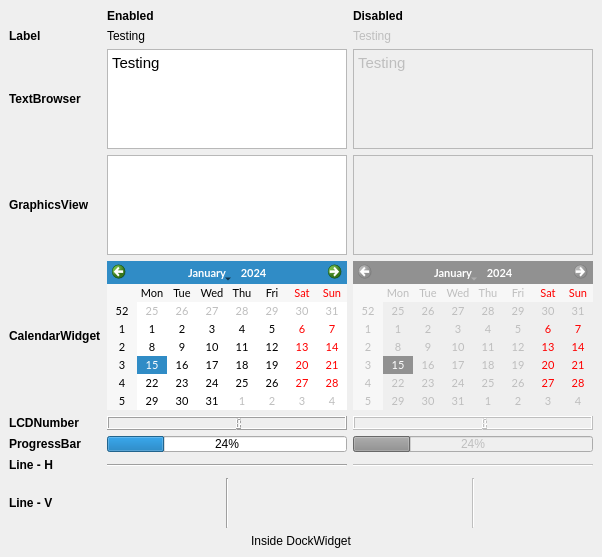
<?xml version="1.0" encoding="UTF-8"?>
<ui version="4.0">
 <class>DockWidget</class>
 <widget class="QDockWidget" name="DockWidget">
  <property name="geometry">
   <rect>
    <x>0</x>
    <y>0</y>
    <width>592</width>
    <height>557</height>
   </rect>
  </property>
  <property name="windowTitle">
   <string>Displays</string>
  </property>
  <widget class="QWidget" name="dockWidgetContents">
   <layout class="QGridLayout" name="gridLayout">
    <item row="2" column="1">
     <widget class="QTextBrowser" name="textBrowser">
      <property name="sizePolicy">
       <sizepolicy hsizetype="Preferred" vsizetype="Preferred">
        <horstretch>0</horstretch>
        <verstretch>0</verstretch>
       </sizepolicy>
      </property>
      <property name="minimumSize">
       <size>
        <width>0</width>
        <height>0</height>
       </size>
      </property>
      <property name="maximumSize">
       <size>
        <width>16777215</width>
        <height>16777215</height>
       </size>
      </property>
      <property name="toolTip">
       <string>This is a tool tip</string>
      </property>
      <property name="statusTip">
       <string>This is a status tip</string>
      </property>
      <property name="whatsThis">
       <string>This is &quot;what is this&quot;</string>
      </property>
      <property name="html">
       <string>&lt;!DOCTYPE HTML PUBLIC &quot;-//W3C//DTD HTML 4.0//EN&quot; &quot;http://www.w3.org/TR/REC-html40/strict.dtd&quot;&gt;
&lt;html&gt;&lt;head&gt;&lt;meta name=&quot;qrichtext&quot; content=&quot;1&quot; /&gt;&lt;style type=&quot;text/css&quot;&gt;
p, li { white-space: pre-wrap; }
&lt;/style&gt;&lt;/head&gt;&lt;body style=&quot; font-family:'Ubuntu'; font-size:11pt; font-weight:400; font-style:normal;&quot;&gt;
&lt;p style=&quot; margin-top:0px; margin-bottom:0px; margin-left:0px; margin-right:0px; -qt-block-indent:0; text-indent:0px;&quot;&gt;&lt;span style=&quot; font-family:'Cantarell';&quot;&gt;Testing&lt;/span&gt;&lt;/p&gt;
&lt;p style=&quot;-qt-paragraph-type:empty; margin-top:0px; margin-bottom:0px; margin-left:0px; margin-right:0px; -qt-block-indent:0; text-indent:0px; font-family:'Cantarell';&quot;&gt;&lt;br /&gt;&lt;/p&gt;&lt;/body&gt;&lt;/html&gt;</string>
      </property>
     </widget>
    </item>
    <item row="0" column="1">
     <widget class="QLabel" name="label_77">
      <property name="sizePolicy">
       <sizepolicy hsizetype="Preferred" vsizetype="Preferred">
        <horstretch>0</horstretch>
        <verstretch>0</verstretch>
       </sizepolicy>
      </property>
      <property name="font">
       <font>
        <weight>75</weight>
        <bold>true</bold>
       </font>
      </property>
      <property name="text">
       <string>Enabled</string>
      </property>
     </widget>
    </item>
    <item row="0" column="2">
     <widget class="QLabel" name="label_78">
      <property name="sizePolicy">
       <sizepolicy hsizetype="Preferred" vsizetype="Preferred">
        <horstretch>0</horstretch>
        <verstretch>0</verstretch>
       </sizepolicy>
      </property>
      <property name="font">
       <font>
        <weight>75</weight>
        <bold>true</bold>
       </font>
      </property>
      <property name="text">
       <string>Disabled</string>
      </property>
     </widget>
    </item>
    <item row="1" column="0">
     <widget class="QLabel" name="label_3">
      <property name="sizePolicy">
       <sizepolicy hsizetype="Preferred" vsizetype="Preferred">
        <horstretch>0</horstretch>
        <verstretch>0</verstretch>
       </sizepolicy>
      </property>
      <property name="minimumSize">
       <size>
        <width>0</width>
        <height>0</height>
       </size>
      </property>
      <property name="maximumSize">
       <size>
        <width>16777215</width>
        <height>16777215</height>
       </size>
      </property>
      <property name="font">
       <font>
        <weight>75</weight>
        <bold>true</bold>
       </font>
      </property>
      <property name="toolTip">
       <string>This is a tool tip</string>
      </property>
      <property name="statusTip">
       <string>This is a status tip</string>
      </property>
      <property name="whatsThis">
       <string>This is &quot;what is this&quot;</string>
      </property>
      <property name="text">
       <string>Label</string>
      </property>
     </widget>
    </item>
    <item row="1" column="2">
     <widget class="QLabel" name="label_79">
      <property name="enabled">
       <bool>false</bool>
      </property>
      <property name="sizePolicy">
       <sizepolicy hsizetype="Preferred" vsizetype="Preferred">
        <horstretch>0</horstretch>
        <verstretch>0</verstretch>
       </sizepolicy>
      </property>
      <property name="text">
       <string>Testing</string>
      </property>
     </widget>
    </item>
    <item row="2" column="0">
     <widget class="QLabel" name="label_4">
      <property name="sizePolicy">
       <sizepolicy hsizetype="Preferred" vsizetype="Preferred">
        <horstretch>0</horstretch>
        <verstretch>0</verstretch>
       </sizepolicy>
      </property>
      <property name="minimumSize">
       <size>
        <width>0</width>
        <height>0</height>
       </size>
      </property>
      <property name="maximumSize">
       <size>
        <width>16777215</width>
        <height>16777215</height>
       </size>
      </property>
      <property name="font">
       <font>
        <weight>75</weight>
        <bold>true</bold>
       </font>
      </property>
      <property name="toolTip">
       <string>This is a tool tip</string>
      </property>
      <property name="statusTip">
       <string>This is a status tip</string>
      </property>
      <property name="whatsThis">
       <string>This is &quot;what is this&quot;</string>
      </property>
      <property name="text">
       <string>TextBrowser</string>
      </property>
     </widget>
    </item>
    <item row="2" column="2">
     <widget class="QTextBrowser" name="textBrowserDis">
      <property name="enabled">
       <bool>false</bool>
      </property>
      <property name="sizePolicy">
       <sizepolicy hsizetype="Preferred" vsizetype="Preferred">
        <horstretch>0</horstretch>
        <verstretch>0</verstretch>
       </sizepolicy>
      </property>
      <property name="html">
       <string>&lt;!DOCTYPE HTML PUBLIC &quot;-//W3C//DTD HTML 4.0//EN&quot; &quot;http://www.w3.org/TR/REC-html40/strict.dtd&quot;&gt;
&lt;html&gt;&lt;head&gt;&lt;meta name=&quot;qrichtext&quot; content=&quot;1&quot; /&gt;&lt;style type=&quot;text/css&quot;&gt;
p, li { white-space: pre-wrap; }
&lt;/style&gt;&lt;/head&gt;&lt;body style=&quot; font-family:'Ubuntu'; font-size:11pt; font-weight:400; font-style:normal;&quot;&gt;
&lt;p style=&quot; margin-top:0px; margin-bottom:0px; margin-left:0px; margin-right:0px; -qt-block-indent:0; text-indent:0px;&quot;&gt;&lt;span style=&quot; font-family:'Cantarell';&quot;&gt;Testing&lt;/span&gt;&lt;/p&gt;&lt;/body&gt;&lt;/html&gt;</string>
      </property>
     </widget>
    </item>
    <item row="3" column="0">
     <widget class="QLabel" name="label_5">
      <property name="sizePolicy">
       <sizepolicy hsizetype="Preferred" vsizetype="Preferred">
        <horstretch>0</horstretch>
        <verstretch>0</verstretch>
       </sizepolicy>
      </property>
      <property name="minimumSize">
       <size>
        <width>0</width>
        <height>0</height>
       </size>
      </property>
      <property name="maximumSize">
       <size>
        <width>16777215</width>
        <height>16777215</height>
       </size>
      </property>
      <property name="font">
       <font>
        <weight>75</weight>
        <bold>true</bold>
       </font>
      </property>
      <property name="toolTip">
       <string>This is a tool tip</string>
      </property>
      <property name="statusTip">
       <string>This is a status tip</string>
      </property>
      <property name="whatsThis">
       <string>This is &quot;what is this&quot;</string>
      </property>
      <property name="text">
       <string>GraphicsView</string>
      </property>
     </widget>
    </item>
    <item row="3" column="1">
     <widget class="QGraphicsView" name="graphicsView">
      <property name="sizePolicy">
       <sizepolicy hsizetype="Preferred" vsizetype="Preferred">
        <horstretch>0</horstretch>
        <verstretch>0</verstretch>
       </sizepolicy>
      </property>
      <property name="minimumSize">
       <size>
        <width>0</width>
        <height>0</height>
       </size>
      </property>
      <property name="maximumSize">
       <size>
        <width>16777215</width>
        <height>16777215</height>
       </size>
      </property>
      <property name="toolTip">
       <string>This is a tool tip</string>
      </property>
      <property name="statusTip">
       <string>This is a status tip</string>
      </property>
      <property name="whatsThis">
       <string>This is &quot;what is this&quot;</string>
      </property>
     </widget>
    </item>
    <item row="3" column="2">
     <widget class="QGraphicsView" name="graphicsViewDis">
      <property name="enabled">
       <bool>false</bool>
      </property>
      <property name="sizePolicy">
       <sizepolicy hsizetype="Preferred" vsizetype="Preferred">
        <horstretch>0</horstretch>
        <verstretch>0</verstretch>
       </sizepolicy>
      </property>
     </widget>
    </item>
    <item row="4" column="0">
     <widget class="QLabel" name="label_6">
      <property name="sizePolicy">
       <sizepolicy hsizetype="Preferred" vsizetype="Preferred">
        <horstretch>0</horstretch>
        <verstretch>0</verstretch>
       </sizepolicy>
      </property>
      <property name="minimumSize">
       <size>
        <width>0</width>
        <height>0</height>
       </size>
      </property>
      <property name="maximumSize">
       <size>
        <width>16777215</width>
        <height>16777215</height>
       </size>
      </property>
      <property name="font">
       <font>
        <weight>75</weight>
        <bold>true</bold>
       </font>
      </property>
      <property name="toolTip">
       <string>This is a tool tip</string>
      </property>
      <property name="statusTip">
       <string>This is a status tip</string>
      </property>
      <property name="whatsThis">
       <string>This is &quot;what is this&quot;</string>
      </property>
      <property name="text">
       <string>CalendarWidget</string>
      </property>
     </widget>
    </item>
    <item row="4" column="1">
     <widget class="QCalendarWidget" name="calendarWidget">
      <property name="sizePolicy">
       <sizepolicy hsizetype="Preferred" vsizetype="Preferred">
        <horstretch>0</horstretch>
        <verstretch>0</verstretch>
       </sizepolicy>
      </property>
      <property name="minimumSize">
       <size>
        <width>0</width>
        <height>0</height>
       </size>
      </property>
      <property name="maximumSize">
       <size>
        <width>350</width>
        <height>16777215</height>
       </size>
      </property>
      <property name="font">
       <font>
        <family>Lato</family>
        <pointsize>8</pointsize>
        <italic>false</italic>
       </font>
      </property>
      <property name="toolTip">
       <string>This is a tool tip</string>
      </property>
      <property name="statusTip">
       <string>This is a status tip</string>
      </property>
      <property name="whatsThis">
       <string>This is &quot;what is this&quot;</string>
      </property>
     </widget>
    </item>
    <item row="5" column="2">
     <widget class="QLCDNumber" name="lcdNumberDis">
      <property name="enabled">
       <bool>false</bool>
      </property>
      <property name="sizePolicy">
       <sizepolicy hsizetype="Preferred" vsizetype="Preferred">
        <horstretch>0</horstretch>
        <verstretch>0</verstretch>
       </sizepolicy>
      </property>
     </widget>
    </item>
    <item row="5" column="0">
     <widget class="QLabel" name="label_7">
      <property name="sizePolicy">
       <sizepolicy hsizetype="Preferred" vsizetype="Preferred">
        <horstretch>0</horstretch>
        <verstretch>0</verstretch>
       </sizepolicy>
      </property>
      <property name="minimumSize">
       <size>
        <width>0</width>
        <height>0</height>
       </size>
      </property>
      <property name="maximumSize">
       <size>
        <width>16777215</width>
        <height>16777215</height>
       </size>
      </property>
      <property name="font">
       <font>
        <weight>75</weight>
        <bold>true</bold>
       </font>
      </property>
      <property name="toolTip">
       <string>This is a tool tip</string>
      </property>
      <property name="statusTip">
       <string>This is a status tip</string>
      </property>
      <property name="whatsThis">
       <string>This is &quot;what is this&quot;</string>
      </property>
      <property name="text">
       <string>LCDNumber</string>
      </property>
     </widget>
    </item>
    <item row="5" column="1">
     <widget class="QLCDNumber" name="lcdNumber">
      <property name="sizePolicy">
       <sizepolicy hsizetype="Preferred" vsizetype="Preferred">
        <horstretch>0</horstretch>
        <verstretch>0</verstretch>
       </sizepolicy>
      </property>
      <property name="minimumSize">
       <size>
        <width>0</width>
        <height>0</height>
       </size>
      </property>
      <property name="maximumSize">
       <size>
        <width>16777215</width>
        <height>16777215</height>
       </size>
      </property>
      <property name="toolTip">
       <string>This is a tool tip</string>
      </property>
      <property name="statusTip">
       <string>This is a status tip</string>
      </property>
      <property name="whatsThis">
       <string>This is &quot;what is this&quot;</string>
      </property>
     </widget>
    </item>
    <item row="6" column="0">
     <widget class="QLabel" name="label_8">
      <property name="sizePolicy">
       <sizepolicy hsizetype="Preferred" vsizetype="Preferred">
        <horstretch>0</horstretch>
        <verstretch>0</verstretch>
       </sizepolicy>
      </property>
      <property name="minimumSize">
       <size>
        <width>0</width>
        <height>0</height>
       </size>
      </property>
      <property name="maximumSize">
       <size>
        <width>16777215</width>
        <height>16777215</height>
       </size>
      </property>
      <property name="font">
       <font>
        <weight>75</weight>
        <bold>true</bold>
       </font>
      </property>
      <property name="toolTip">
       <string>This is a tool tip</string>
      </property>
      <property name="statusTip">
       <string>This is a status tip</string>
      </property>
      <property name="whatsThis">
       <string>This is &quot;what is this&quot;</string>
      </property>
      <property name="text">
       <string>ProgressBar</string>
      </property>
     </widget>
    </item>
    <item row="6" column="1">
     <widget class="QProgressBar" name="progressBar">
      <property name="sizePolicy">
       <sizepolicy hsizetype="Preferred" vsizetype="Preferred">
        <horstretch>0</horstretch>
        <verstretch>0</verstretch>
       </sizepolicy>
      </property>
      <property name="minimumSize">
       <size>
        <width>0</width>
        <height>0</height>
       </size>
      </property>
      <property name="maximumSize">
       <size>
        <width>16777215</width>
        <height>16777215</height>
       </size>
      </property>
      <property name="toolTip">
       <string>This is a tool tip</string>
      </property>
      <property name="statusTip">
       <string>This is a status tip</string>
      </property>
      <property name="whatsThis">
       <string>This is &quot;what is this&quot;</string>
      </property>
      <property name="value">
       <number>24</number>
      </property>
     </widget>
    </item>
    <item row="6" column="2">
     <widget class="QProgressBar" name="progressBarDis">
      <property name="enabled">
       <bool>false</bool>
      </property>
      <property name="sizePolicy">
       <sizepolicy hsizetype="Preferred" vsizetype="Preferred">
        <horstretch>0</horstretch>
        <verstretch>0</verstretch>
       </sizepolicy>
      </property>
      <property name="value">
       <number>24</number>
      </property>
     </widget>
    </item>
    <item row="7" column="0">
     <widget class="QLabel" name="label_9">
      <property name="sizePolicy">
       <sizepolicy hsizetype="Preferred" vsizetype="Preferred">
        <horstretch>0</horstretch>
        <verstretch>0</verstretch>
       </sizepolicy>
      </property>
      <property name="minimumSize">
       <size>
        <width>0</width>
        <height>0</height>
       </size>
      </property>
      <property name="maximumSize">
       <size>
        <width>16777215</width>
        <height>16777215</height>
       </size>
      </property>
      <property name="font">
       <font>
        <weight>75</weight>
        <bold>true</bold>
       </font>
      </property>
      <property name="toolTip">
       <string>This is a tool tip</string>
      </property>
      <property name="statusTip">
       <string>This is a status tip</string>
      </property>
      <property name="whatsThis">
       <string>This is &quot;what is this&quot;</string>
      </property>
      <property name="text">
       <string>Line - H</string>
      </property>
     </widget>
    </item>
    <item row="7" column="1">
     <widget class="Line" name="lineH">
      <property name="sizePolicy">
       <sizepolicy hsizetype="Preferred" vsizetype="Preferred">
        <horstretch>0</horstretch>
        <verstretch>0</verstretch>
       </sizepolicy>
      </property>
      <property name="minimumSize">
       <size>
        <width>0</width>
        <height>0</height>
       </size>
      </property>
      <property name="maximumSize">
       <size>
        <width>16777215</width>
        <height>16777215</height>
       </size>
      </property>
      <property name="toolTip">
       <string>This is a tool tip</string>
      </property>
      <property name="statusTip">
       <string>This is a status tip</string>
      </property>
      <property name="whatsThis">
       <string>This is &quot;what is this&quot;</string>
      </property>
      <property name="orientation">
       <enum>Qt::Horizontal</enum>
      </property>
     </widget>
    </item>
    <item row="7" column="2">
     <widget class="Line" name="lineHDis">
      <property name="enabled">
       <bool>false</bool>
      </property>
      <property name="sizePolicy">
       <sizepolicy hsizetype="Preferred" vsizetype="Preferred">
        <horstretch>0</horstretch>
        <verstretch>0</verstretch>
       </sizepolicy>
      </property>
      <property name="orientation">
       <enum>Qt::Horizontal</enum>
      </property>
     </widget>
    </item>
    <item row="8" column="0">
     <widget class="QLabel" name="label_10">
      <property name="sizePolicy">
       <sizepolicy hsizetype="Preferred" vsizetype="Preferred">
        <horstretch>0</horstretch>
        <verstretch>0</verstretch>
       </sizepolicy>
      </property>
      <property name="minimumSize">
       <size>
        <width>0</width>
        <height>0</height>
       </size>
      </property>
      <property name="maximumSize">
       <size>
        <width>16777215</width>
        <height>16777215</height>
       </size>
      </property>
      <property name="font">
       <font>
        <weight>75</weight>
        <bold>true</bold>
       </font>
      </property>
      <property name="toolTip">
       <string>This is a tool tip</string>
      </property>
      <property name="statusTip">
       <string>This is a status tip</string>
      </property>
      <property name="whatsThis">
       <string>This is &quot;what is this&quot;</string>
      </property>
      <property name="text">
       <string>Line - V</string>
      </property>
     </widget>
    </item>
    <item row="8" column="1">
     <widget class="Line" name="lineV">
      <property name="sizePolicy">
       <sizepolicy hsizetype="Preferred" vsizetype="Preferred">
        <horstretch>0</horstretch>
        <verstretch>0</verstretch>
       </sizepolicy>
      </property>
      <property name="minimumSize">
       <size>
        <width>0</width>
        <height>50</height>
       </size>
      </property>
      <property name="maximumSize">
       <size>
        <width>16777215</width>
        <height>16777215</height>
       </size>
      </property>
      <property name="toolTip">
       <string>This is a tool tip</string>
      </property>
      <property name="statusTip">
       <string>This is a status tip</string>
      </property>
      <property name="whatsThis">
       <string>This is &quot;what is this&quot;</string>
      </property>
      <property name="orientation">
       <enum>Qt::Vertical</enum>
      </property>
     </widget>
    </item>
    <item row="8" column="2">
     <widget class="Line" name="lineVDis">
      <property name="enabled">
       <bool>false</bool>
      </property>
      <property name="sizePolicy">
       <sizepolicy hsizetype="Preferred" vsizetype="Preferred">
        <horstretch>0</horstretch>
        <verstretch>0</verstretch>
       </sizepolicy>
      </property>
      <property name="minimumSize">
       <size>
        <width>0</width>
        <height>50</height>
       </size>
      </property>
      <property name="orientation">
       <enum>Qt::Vertical</enum>
      </property>
     </widget>
    </item>
    <item row="9" column="0">
     <spacer name="verticalSpacer">
      <property name="sizePolicy">
       <sizepolicy hsizetype="Preferred" vsizetype="Preferred">
        <horstretch>0</horstretch>
        <verstretch>0</verstretch>
       </sizepolicy>
      </property>
      <property name="toolTip">
       <string>This is a tool tip</string>
      </property>
      <property name="statusTip">
       <string>This is a status tip</string>
      </property>
      <property name="whatsThis">
       <string>This is &quot;what is this&quot;</string>
      </property>
      <property name="orientation">
       <enum>Qt::Vertical</enum>
      </property>
      <property name="sizeHint" stdset="0">
       <size>
        <width>20</width>
        <height>40</height>
       </size>
      </property>
     </spacer>
    </item>
    <item row="10" column="0" colspan="3">
     <widget class="QLabel" name="label_37">
      <property name="sizePolicy">
       <sizepolicy hsizetype="Preferred" vsizetype="Preferred">
        <horstretch>0</horstretch>
        <verstretch>0</verstretch>
       </sizepolicy>
      </property>
      <property name="toolTip">
       <string>This is a tool tip</string>
      </property>
      <property name="statusTip">
       <string>This is a status tip</string>
      </property>
      <property name="whatsThis">
       <string>This is &quot;what is this&quot;</string>
      </property>
      <property name="text">
       <string>Inside DockWidget</string>
      </property>
      <property name="alignment">
       <set>Qt::AlignCenter</set>
      </property>
     </widget>
    </item>
    <item row="1" column="1">
     <widget class="QLabel" name="label_2">
      <property name="sizePolicy">
       <sizepolicy hsizetype="Preferred" vsizetype="Preferred">
        <horstretch>0</horstretch>
        <verstretch>0</verstretch>
       </sizepolicy>
      </property>
      <property name="minimumSize">
       <size>
        <width>0</width>
        <height>0</height>
       </size>
      </property>
      <property name="maximumSize">
       <size>
        <width>16777215</width>
        <height>16777215</height>
       </size>
      </property>
      <property name="toolTip">
       <string>This is a tool tip</string>
      </property>
      <property name="statusTip">
       <string>This is a status tip</string>
      </property>
      <property name="whatsThis">
       <string>This is &quot;what is this&quot;</string>
      </property>
      <property name="text">
       <string>Testing</string>
      </property>
     </widget>
    </item>
    <item row="4" column="2">
     <widget class="QCalendarWidget" name="calendarWidgetDis">
      <property name="enabled">
       <bool>false</bool>
      </property>
      <property name="sizePolicy">
       <sizepolicy hsizetype="Preferred" vsizetype="Preferred">
        <horstretch>0</horstretch>
        <verstretch>0</verstretch>
       </sizepolicy>
      </property>
      <property name="maximumSize">
       <size>
        <width>350</width>
        <height>16777215</height>
       </size>
      </property>
      <property name="font">
       <font>
        <family>Lato</family>
        <pointsize>8</pointsize>
        <italic>false</italic>
       </font>
      </property>
     </widget>
    </item>
   </layout>
  </widget>
 </widget>
 <resources/>
 <connections>
  <connection>
   <sender>progressBar</sender>
   <signal>valueChanged(int)</signal>
   <receiver>progressBarDis</receiver>
   <slot>setValue(int)</slot>
   <hints>
    <hint type="sourcelabel">
     <x>300</x>
     <y>496</y>
    </hint>
    <hint type="destinationlabel">
     <x>469</x>
     <y>497</y>
    </hint>
   </hints>
  </connection>
  <connection>
   <sender>calendarWidget</sender>
   <signal>currentPageChanged(int,int)</signal>
   <receiver>calendarWidgetDis</receiver>
   <slot>setCurrentPage(int,int)</slot>
   <hints>
    <hint type="sourcelabel">
     <x>254</x>
     <y>321</y>
    </hint>
    <hint type="destinationlabel">
     <x>485</x>
     <y>313</y>
    </hint>
   </hints>
  </connection>
  <connection>
   <sender>calendarWidget</sender>
   <signal>clicked(QDate)</signal>
   <receiver>calendarWidgetDis</receiver>
   <slot>setSelectedDate(QDate)</slot>
   <hints>
    <hint type="sourcelabel">
     <x>275</x>
     <y>354</y>
    </hint>
    <hint type="destinationlabel">
     <x>465</x>
     <y>359</y>
    </hint>
   </hints>
  </connection>
 </connections>
</ui>
